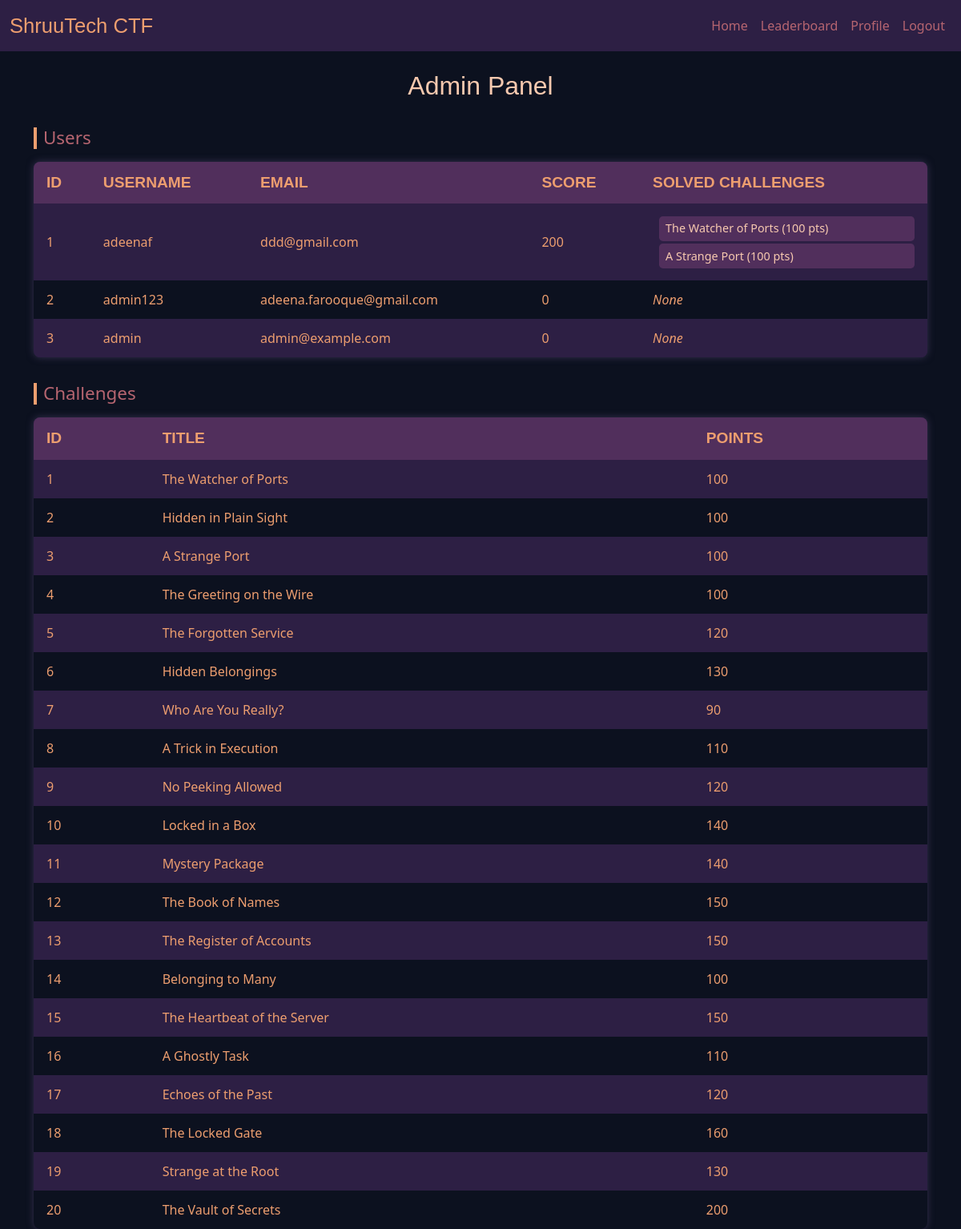
/admin (signed in), run on the app's committed database.
### tables this page shows
CREATE TABLE users (
    id INTEGER PRIMARY KEY AUTOINCREMENT,
    username TEXT NOT NULL UNIQUE,
    email TEXT,
    total_score INTEGER DEFAULT 0, 
    password_hash TEXT
, is_admin INTEGER DEFAULT 0);

CREATE TABLE challenges (
    id INTEGER PRIMARY KEY,
    title TEXT,
    hint TEXT,
    path_shown BOOLEAN,
    flag TEXT,
    points INTEGER
);

### app.py (the view)
@app.route("/admin")
@login_required
def admin_panel():
    user_id = session["user_id"]
    user = query_db("SELECT is_admin FROM users WHERE id=?", (user_id,), one=True)
    if not user or user["is_admin"] != 1:
        flash("Access denied.", "danger")
        return redirect(url_for("index"))
    users = [dict(u) for u in query_db("SELECT id, username, email, total_score FROM users")]
    challenges = [dict(c) for c in query_db("SELECT id, title, points FROM challenges")]
    user_solved = {}
    for u in users:
        solved = [r["challenge_id"] for r in query_db(
            "SELECT challenge_id FROM submissions WHERE user_id=? AND status='Correct'", (u["id"],)
        )]
        user_solved[u["id"]] = solved
    return render_template("admin.html", users=users, challenges=challenges, user_solved=user_solved)

### app.py (called while the page is built)
def get_db():
    conn = sqlite3.connect(DB_PATH)
    conn.row_factory = sqlite3.Row
    return conn

def query_db(query, args=(), one=False, commit=False):
    conn = get_db()
    cur = conn.cursor()
    cur.execute(query, args)
    if commit:
        conn.commit()
    rv = cur.fetchall()
    conn.close()
    return (rv[0] if rv else None) if one else rv

def login_required(func):
    from functools import wraps
    @wraps(func)
    def wrapper(*args, **kwargs):
        if not session.get("user_id"):
            flash("Please login first.", "warning")
            return redirect(url_for("login"))
        return func(*args, **kwargs)
    return wrapper

### templates/admin.html
{% extends "layout.html" %}
{% block content %}
<h2 class="admin-title">Admin Panel</h2>
<h3 class="section-title">Users</h3>
<table>
  <thead>
    <tr>
      <th>ID</th>
      <th>Username</th>
      <th>Email</th>
      <th>Score</th>
      <th>Solved Challenges</th>
    </tr>
  </thead>
  <tbody>
    {% for u in users %}
      <tr>
        <td>{{ u.id }}</td>
        <td>{{ u.username }}</td>
        <td>{{ u.email }}</td>
        <td>{{ u.total_score }}</td>
        <td>
          {% if user_solved[u.id] %}
            <ul class="solved-list">
              {% for c in challenges %}
                {% if c.id in user_solved[u.id] %}
                  <li>{{ c.title }} ({{ c.points }} pts)</li>
                {% endif %}
              {% endfor %}
            </ul>
          {% else %}
            <em>None</em>
          {% endif %}
        </td>
      </tr>
    {% endfor %}
  </tbody>
</table>
<h3 class="section-title">Challenges</h3>
<table>
  <thead>
    <tr>
      <th>ID</th>
      <th>Title</th>
      <th>Points</th>
    </tr>
  </thead>
  <tbody>
    {% for c in challenges %}
      <tr>
        <td>{{ c.id }}</td>
        <td>{{ c.title }}</td>
        <td>{{ c.points }}</td>
      </tr>
    {% endfor %}
  </tbody>
</table>
{% endblock %}

### static/style.css (style rules this page uses)
body { background-color: #0c111f; font-family: 'Segoe UI', Tahoma, Geneva, Verdana, sans-serif; color: #ed9e6f; }
table { width: 100%; border-collapse: collapse; margin-top: 1rem; background-color: #2d1f44; color: #ed9e6f; border-radius: 0.5rem; overflow: hidden; box-shadow: 0 0 10px rgba(80, 70, 110, 0.6); }
table th, table td { padding: 0.75rem 1rem; text-align: left; }
table thead { background-color: #512f5c; color: #ed9e6f; font-size: 1.2rem; font-family: 'Sinoreta PERSONAL USE', sans-serif; }
table tbody tr:nth-child(odd) { background-color: #2d1f44; }
table tbody tr:nth-child(even) { background-color: #0c111f; }
table th { font-weight: bold; text-transform: uppercase; }
.admin-title { font-family: 'Sinoreta PERSONAL USE', sans-serif; font-size: 2rem; color: #f7c9af; margin-bottom: 1rem; text-align: center; }
.section-title { font-size: 1.4rem; margin-top: 2rem; margin-bottom: 0.5rem; color: #b66570; border-left: 4px solid #ed9e6f; padding-left: 0.5rem; }
.solved-list { list-style: none; padding-left: 0.5rem; margin: 0; }
.solved-list li { background-color: #512f5c; margin: 0.2rem 0; padding: 0.3rem 0.5rem; border-radius: 0.3rem; font-size: 0.9rem; color: #f7c9af; }

### data on the page
users: id "1", username "adeenaf", email "ddd@gmail.com", total_score "200"
challenges: title "The Watcher of Ports", points "100", id "1"
challenges: title "A Strange Port", points "100", id "3"
users: id "2", username "admin123", email "adeena.farooque@gmail.com", total_score "0", shows "None"
users: id "3", username "admin", email "admin@example.com", total_score "0", shows "None"
challenges: id "2", title "Hidden in Plain Sight", points "100"
challenges: id "4", title "The Greeting on the Wire", points "100"
challenges: id "5", title "The Forgotten Service", points "120"
challenges: id "6", title "Hidden Belongings", points "130"
challenges: id "7", title "Who Are You Really?", points "90"
challenges: id "8", title "A Trick in Execution", points "110"
challenges: id "9", title "No Peeking Allowed", points "120"
challenges: id "10", title "Locked in a Box", points "140"
challenges: id "11", title "Mystery Package", points "140"
challenges: id "12", title "The Book of Names", points "150"
challenges: id "13", title "The Register of Accounts", points "150"
challenges: id "14", title "Belonging to Many", points "100"
challenges: id "15", title "The Heartbeat of the Server", points "150"
challenges: id "16", title "A Ghostly Task", points "110"
challenges: id "17", title "Echoes of the Past", points "120"
challenges: id "18", title "The Locked Gate", points "160"
challenges: id "19", title "Strange at the Root", points "130"
challenges: id "20", title "The Vault of Secrets", points "200"
